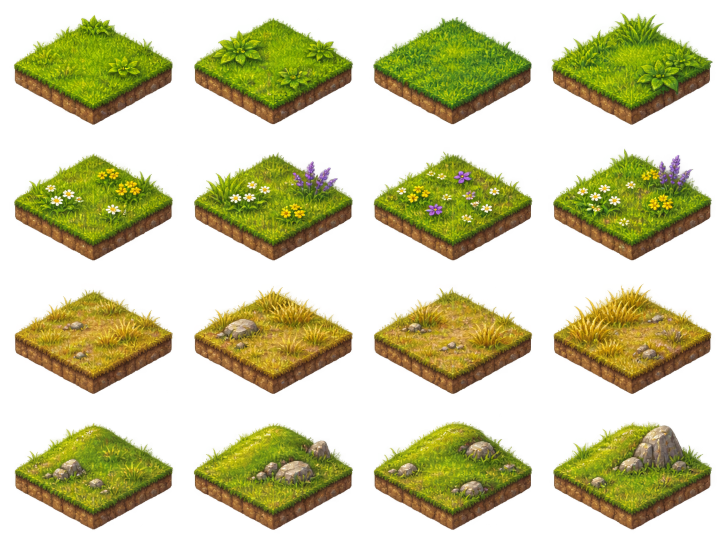
#> input picture art/sheets/A-grass.png, 1448 x 1086 px (shown at 1/2 size); its folder holds only this picture in this run
$ python slice_sprites.py
#> lines starting #> are read from the running program, lines starting #| are printed output that depends on the picture; after the words box and inside, x2 and y2 are one past the last pixel; in counts of white or black regions, pixels touching at a corner belong together
#!/usr/bin/env python3
"""Cut the 4x4 AI sprite sheets in art/sheets into single cleaned sprites in art/cut.

Usage: python3 -I tools/slice_sprites.py
Needs Pillow and numpy. Output is committed, so the game build does not need Python.
"""
import json
import os
import sys
from collections import deque

import numpy as np
from PIL import Image

ROOT = os.path.dirname(os.path.dirname(os.path.abspath(__file__)))
SHEETS = os.path.join(ROOT, 'art', 'sheets')
OUT = os.path.join(ROOT, 'art', 'cut')

ALPHA_CUT = 128   # below this a pixel is background
ERODE = 3         # px eaten from the outline: removes the coloured halo the generator leaves
MIN_PART = 0.04
# sheets that are not 4x4: letter -> (rows, columns); their cells are named <letter><row><column, two digits>
GRIDS = {'AQ': (5, 10), 'AR': (5, 10)}   # parts smaller than this share of the biggest part are specks and are dropped
# pixel-art sheets (fork): few colours and hard edges. They are cut without eroding the outline, and
# build_atlas.py scales them by whole numbers with nearest-neighbour onto their own atlas pages.
# A sheet counts as pixel art when its name contains "8bit" or "pixel", or when it uses at most this many colours.
PIXEL_MAX_COLOURS = 512
PIXEL_LIST = os.path.join(OUT, 'pixel.json')


def is_pixel_sheet(name: str, img: np.ndarray) -> bool:
    low = name.lower()
    if '8bit' in low or 'pixel' in low:
        return True
    opaque = img[img[..., 3] >= ALPHA_CUT][:, :3]
    if not len(opaque):
        return False
    packed = (opaque[:, 0].astype(np.int64) << 16) | (opaque[:, 1].astype(np.int64) << 8) | opaque[:, 2]
    return len(np.unique(packed)) <= PIXEL_MAX_COLOURS


def find_cuts(mask: np.ndarray, axis: int, n: int = 4, search: int = 60) -> list[int]:
    """Cut lines between rows/columns: the emptiest line near each nominal boundary."""
    size = mask.shape[axis]
    cover = mask.sum(axis=1 - axis)
    cuts = [0]
    for k in range(1, n):
        nominal = round(size * k / n)
        lo, hi = max(1, nominal - search), min(size - 1, nominal + search)
        window = cover[lo:hi]
        best = np.flatnonzero(window == window.min())
        # among the emptiest lines take the one closest to the nominal cut
        cuts.append(int(lo + best[np.argmin(np.abs(best + lo - nominal))]))
    cuts.append(size)
    return cuts


def erode(mask: np.ndarray, r: int) -> np.ndarray:
    m = mask.copy()
    for _ in range(r):
        n = m.copy()
        n[1:, :] &= m[:-1, :]
        n[:-1, :] &= m[1:, :]
        n[:, 1:] &= m[:, :-1]
        n[:, :-1] &= m[:, 1:]
        m = n
    return m


def components(mask: np.ndarray) -> tuple[np.ndarray, list[int]]:
    h, w = mask.shape
    lab = np.zeros((h, w), dtype=np.int32)
    sizes = [0]
    cur = 0
    ys, xs = np.nonzero(mask)
    for y0, x0 in zip(ys, xs):
        if lab[y0, x0]:
            continue
        cur += 1
        lab[y0, x0] = cur
        q = deque([(y0, x0)])
        count = 0
        while q:
            y, x = q.popleft()
            count += 1
            for dy in (-1, 0, 1):
                for dx in (-1, 0, 1):
                    yy, xx = y + dy, x + dx
                    if 0 <= yy < h and 0 <= xx < w and mask[yy, xx] and not lab[yy, xx]:
                        lab[yy, xx] = cur
                        q.append((yy, xx))
        sizes.append(count)
    return lab, sizes


def dilate(mask: np.ndarray, r: int) -> np.ndarray:
    return ~erode(~mask, r)


def clean_cell(rgba: np.ndarray, symbol: bool = False, pixel: bool = False) -> np.ndarray | None:
    mask = rgba[..., 3] >= ALPHA_CUT
    if pixel:
        pass  # pixel art has no halo: every outline pixel is drawn on purpose
    elif symbol:
        # thin stamped symbols: no eroding (it eats spears, legs and stars); close the speckles inside instead
        mask = erode(dilate(mask, 2), 2) & (rgba[..., 3] > 0) | mask
        mask = erode(dilate(mask, 2), 2)
    else:
        mask = erode(mask, ERODE)
    if not mask.any():
        return None
    lab, sizes = components(mask)
    biggest = max(sizes[1:])
    keep = np.zeros_like(mask)
    for i, s in enumerate(sizes):
        if i and s >= biggest * (0.004 if symbol else MIN_PART):
            keep |= lab == i
    ys, xs = np.nonzero(keep)
    y0, y1, x0, x1 = ys.min(), ys.max() + 1, xs.min(), xs.max() + 1
    out = rgba[y0:y1, x0:x1].copy()
    out[..., 3] = np.where(keep[y0:y1, x0:x1], 255, 0)
    out[out[..., 3] == 0, :3] = 0
    return out


def key_magenta(img: np.ndarray) -> np.ndarray:
    """Sheets made on a solid #FF00FF background (no real transparency): magenta -> transparent."""
    rgb = img[..., :3].astype(np.int32)
    r, g, b = rgb[..., 0], rgb[..., 1], rgb[..., 2]
    magenta = (r - g > 90) & (b - g > 90) & (np.abs(r - b) < 90)
    out = img.copy()
    out[..., 3] = np.where(magenta, 0, 255)
    # pull the pink spill out of the edges
    spill = np.minimum(r, b) - g
    edge = ~magenta & (spill > 30)
    out[edge, 0] = np.clip(r[edge] - spill[edge] // 2, 0, 255)
    out[edge, 2] = np.clip(b[edge] - spill[edge] // 2, 0, 255)
    return out


def main() -> int:
    os.makedirs(OUT, exist_ok=True)
    pixel_cells: list[str] = []
    for name in sorted(os.listdir(SHEETS)):
        if not name.endswith('.png'):
            continue
        letter = name.split('-')[0]  # 'A-grass.png' -> A, 'AB-stumps.png' -> AB
        img = np.array(Image.open(os.path.join(SHEETS, name)).convert('RGBA'))
#> img is the input picture: shape (1086, 1448, 4); mean R, G, B, A 61.2, 59.9, 14, 103.1
        if img[..., 3].min() == 255:
            img = key_magenta(img)
        pixel = is_pixel_sheet(name, img)
#> pixel = False
        mask = img[..., 3] >= ALPHA_CUT
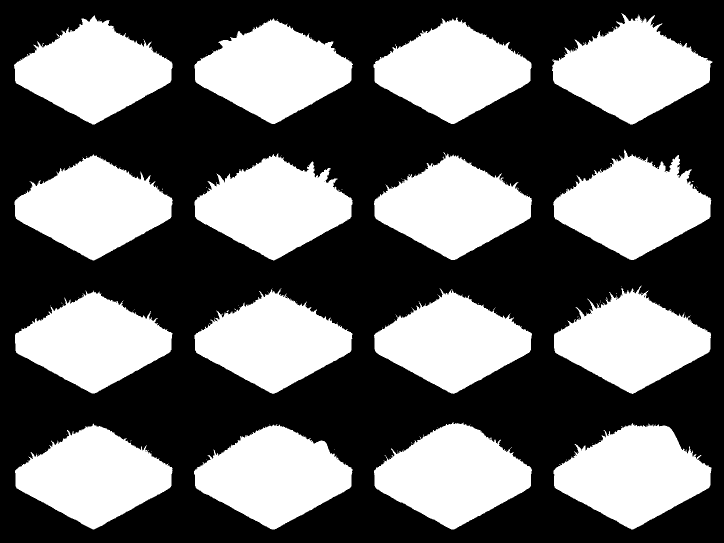
#> mask: shape (1086, 1448) bool (shown at 1/2 size); 40.9% white; 148 white regions (132 under 20 px), largest, box (x1, y1, x2, y2) and area: (1107, 846, 1423, 1059) 41853, (748, 844, 1064, 1059) 41582, (1106, 299, 1423, 520) 41370
        nr, nc = GRIDS.get(letter, (4, 4))
        rows = find_cuts(mask, 0, nr, search=40 if nr > 4 else 60)
#> in find_cuts, `cover = mask.sum(axis=1 - axis)`: cover = 1086 values, max 1265 at index 133, min 0 at index 0, mean 592.7
#> after the loop in find_cuts, `for k in range(1, n):`: cuts = [0, 272, 543, 814]
#> rows = [0, 272, 543, 814, 1086]
        cols = find_cuts(mask, 1, nc, search=40 if nc > 4 else 60)
#> cols = [0, 362, 724, 1086, 1448]
        for r in range(nr):
            for c in range(nc):
                cid = f'{letter}{r + 1}{c + 1:02}' if letter in GRIDS else f'{letter}{r + 1}{c + 1}'
                cell = img[rows[r]:rows[r + 1], cols[c]:cols[c + 1]]
                sprite = clean_cell(cell, symbol=letter in GRIDS, pixel=pixel)
                if sprite is None:
                    print(f'{cid}: empty', file=sys.stderr)
                    continue
                Image.fromarray(sprite).save(os.path.join(OUT, f'{cid}.png'))
                if pixel:
                    pixel_cells.append(cid)
#> this loop made 4 passes
#> pass 1, in clean_cell, `mask = rgba[..., 3] >= ALPHA_CUT`:
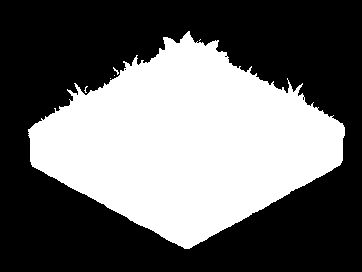
#> mask: shape (272, 362) bool; 40.9% white; 6 white regions (5 under 20 px), largest, box (x1, y1, x2, y2) and area: (28, 31, 345, 249) 40250
#> pass 1, in clean_cell, `mask = erode(mask, ERODE)`:
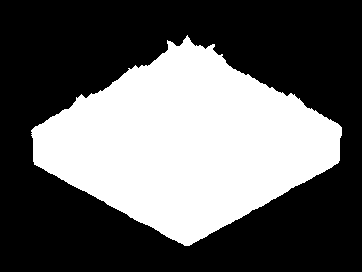
#> mask: shape (272, 362) bool; 38.3% white; 1 white region, box (x1, y1, x2, y2) and area: (31, 35, 342, 246) 37706
#> after the loop:
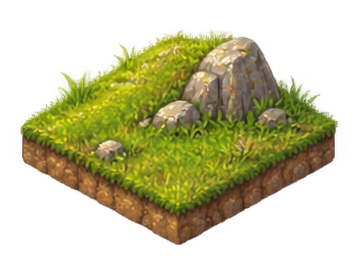
#> cell: shape (272, 362, 4); mean R, G, B, A 61.9, 59.6, 19.1, 106.9; transparent parts drawn white
#> after the loop:
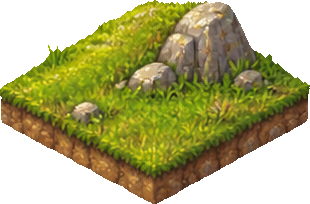
#> sprite: shape (204, 310, 4); mean R, G, B, A 80.3, 77.2, 26.7, 158.3; transparent parts drawn white
#> after the loop, pixel_cells = []
        print(name, 'rows', rows, 'cols', cols, '(pixel art)' if pixel else '')
#| A-grass.png rows [0, 272, 543, 814, 1086] cols [0, 362, 724, 1086, 1448]
    with open(PIXEL_LIST, 'w', encoding='utf-8') as fh:
        json.dump(sorted(pixel_cells), fh)
    return 0


if __name__ == '__main__':
    sys.exit(main())
#> (the program exits here)
